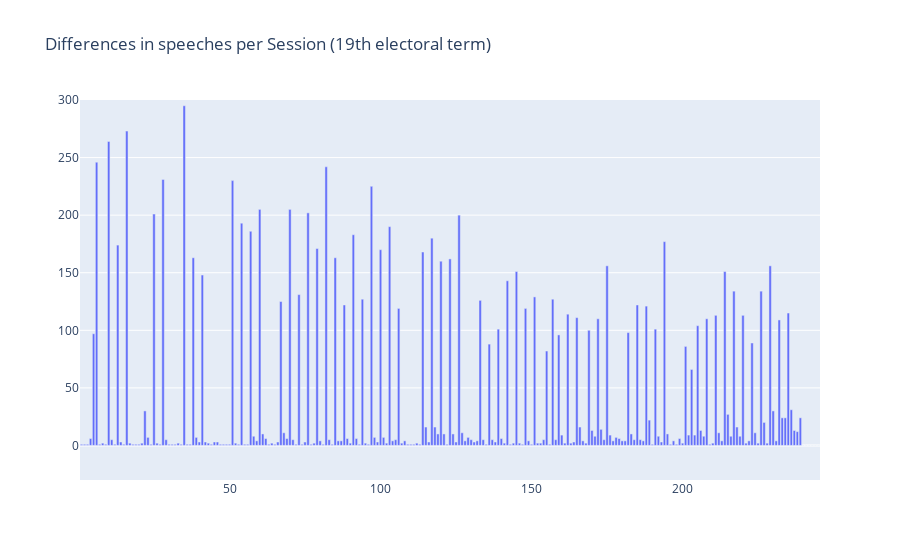

This figure's notebook cell:
### Markdown cell above
# Electoral term 19

### Code cell
fig = px.bar(diff, x=diff.index, y="19", title='Differences in speeches per Session (19th electoral term)', range_y=[-30,300],
            labels={
                     "session": "",
                     "19": ""})
fig.show()

### Figure 1 — Plotly figure (JSON) as saved in the notebook; plotly's stock layout.template omitted (floating-point values rounded to 4 significant figures; data arrays with more than 128 entries replaced by an {"elided": "..."} marker saying what was removed)
{"data": [{"alignmentgroup": "True", "hovertemplate": "=%{y}<extra></extra>", "legendgroup": "", "marker": {"color": "#636efa", "pattern": {"shape": ""}}, "name": "", "offsetgroup": "", "orientation": "v", "showlegend": false, "textposition": "auto", "type": "bar", "x": {"elided": "245 int values"}, "xaxis": "x", "y": {"elided": "245 int values"}, "yaxis": "y"}], "layout": {"autosize": true, "barmode": "relative", "legend": {"tracegroupgap": 0}, "title": {"text": "Differences in speeches per Session (19th electoral term)"}, "xaxis": {"anchor": "y", "autorange": true, "domain": [0, 1], "range": [0.5, 245.5], "title": {"text": ""}, "type": "linear"}, "yaxis": {"anchor": "x", "domain": [0, 1], "range": [-30, 300], "title": {"text": ""}, "type": "linear"}}}
